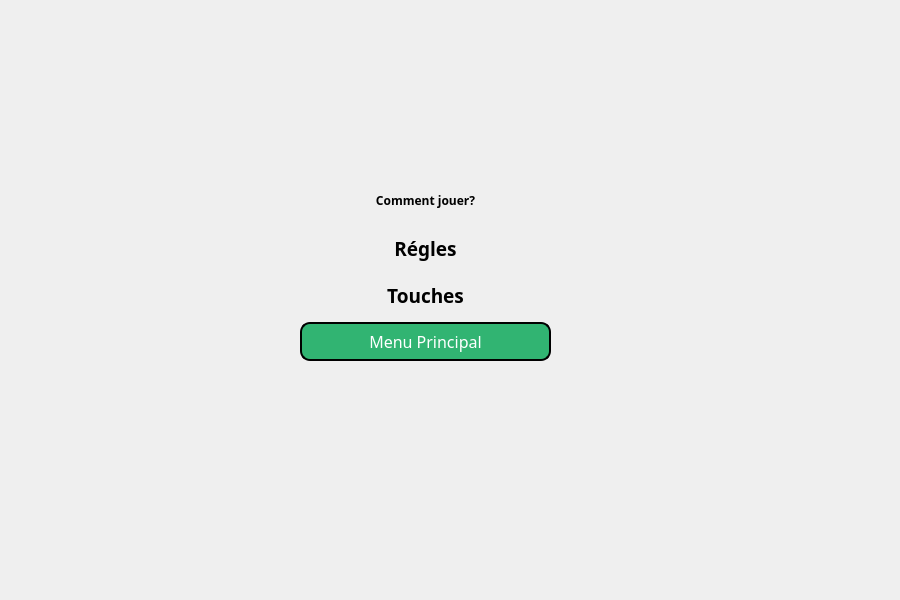
<?xml version="1.0" encoding="UTF-8"?>
<ui version="4.0">
 <class>MenuRegles</class>
 <widget class="QDialog" name="MenuRegles">
  <property name="geometry">
   <rect>
    <x>0</x>
    <y>0</y>
    <width>900</width>
    <height>600</height>
   </rect>
  </property>
  <property name="windowTitle">
   <string>Dialog</string>
  </property>
  <widget class="QWidget" name="verticalLayoutWidget">
   <property name="geometry">
    <rect>
     <x>300</x>
     <y>180</y>
     <width>251</width>
     <height>181</height>
    </rect>
   </property>
   <layout class="QVBoxLayout" name="verticalLayout">
    <item>
     <widget class="QLabel" name="label_2">
      <property name="font">
       <font>
        <family>Cooper</family>
        <bold>true</bold>
       </font>
      </property>
      <property name="text">
       <string>Comment jouer?</string>
      </property>
      <property name="alignment">
       <set>Qt::AlignmentFlag::AlignCenter</set>
      </property>
     </widget>
    </item>
    <item>
     <widget class="QLabel" name="label_3">
      <property name="font">
       <font>
        <family>Cooper</family>
        <pointsize>14</pointsize>
        <bold>true</bold>
       </font>
      </property>
      <property name="text">
       <string>Régles</string>
      </property>
      <property name="alignment">
       <set>Qt::AlignmentFlag::AlignCenter</set>
      </property>
     </widget>
    </item>
    <item>
     <widget class="QLabel" name="label_4">
      <property name="font">
       <font>
        <family>Cooper</family>
        <pointsize>14</pointsize>
        <bold>true</bold>
       </font>
      </property>
      <property name="text">
       <string>Touches</string>
      </property>
      <property name="alignment">
       <set>Qt::AlignmentFlag::AlignCenter</set>
      </property>
     </widget>
    </item>
    <item>
     <widget class="QPushButton" name="pushButton_3">
      <property name="font">
       <font>
        <family>Bauhaus 93</family>
        <pointsize>12</pointsize>
        <italic>false</italic>
        <bold>false</bold>
       </font>
      </property>
      <property name="styleSheet">
       <string notr="true">    background-color: rgb(49, 180, 114);
	color : white;
    border-style: outset;
    border-width: 2px;
    border-radius: 10px;
    border-color: black;
	font: url(C:/Users/dell/Documents/Game_menu_2/fonts/Bubblegum.otf);
    min-width: 10em;
    padding: 6px;</string>
      </property>
      <property name="text">
       <string>Menu Principal</string>
      </property>
     </widget>
    </item>
   </layout>
  </widget>
 </widget>
 <resources/>
 <connections/>
</ui>
